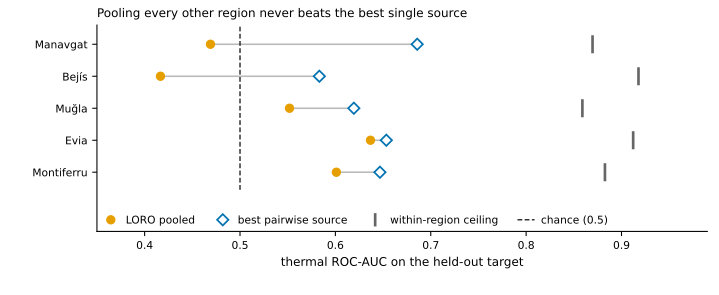

Generate this figure with Python:
#!/usr/bin/env python3
"""Figure 6b - pooled multi-region training never beats the best single source.

Leave-one-region-out: for each held-out target, the pooled model (orange circle)
against the best pairwise source (open blue diamond), with the within-region
ceiling as a grey tick. The pooled point is left of the pairwise point in every
one of the five targets - asserted, not merely drawn.

Split out of the former three-panel Fig. 6 so the panel gets the full column
width; at ~34 mm it needed a two-line title and its legend overflowed the axes.

Data: paper/figures/data/fig_data.json. Asserts in _fig6_common.py.
"""
import json
import sys
from pathlib import Path

import matplotlib
matplotlib.use("Agg")
import matplotlib.pyplot as plt

sys.path.insert(0, str(Path(__file__).resolve().parent))
from _layout_check import check as layout_check
from _fig6_common import (HERE, MM, BLUE, ORANGE, GREY, FS_BODY, FS_TICK,
                          LABEL, loro, style_axes, chance_segment, save)

plt.rcParams.update({"svg.fonttype": "none", "pdf.fonttype": 42})
fig = plt.figure(figsize=(190 * MM, 78 * MM))
ax = fig.add_axes([0.135, 0.215, 0.850, 0.700])

data_artists = []
ys = list(range(len(loro)))[::-1]
for r, y in zip(loro, ys):
    ax.plot([r["loro_raw"], r["best_pairwise"]], [y, y], color="#BBBBBB", lw=1.2,
            zorder=1)
    mp, = ax.plot(r["best_pairwise"], y, marker="D", mfc="white", mec=BLUE,
                  ms=6.0, mew=1.3, zorder=3)
    ml, = ax.plot(r["loro_raw"], y, marker="o", mfc=ORANGE, mec=ORANGE, ms=6.0,
                  zorder=3)
    tb, = ax.plot([r["within"], r["within"]], [y - 0.24, y + 0.24], color=GREY,
                  lw=2.0, zorder=2)
    data_artists += [(mp, f"pairwise:{r['target']}"), (ml, f"loro:{r['target']}"),
                     (tb, f"within:{r['target']}")]

N = len(loro)
data_artists.append((chance_segment(ax, -0.55, N - 0.45), "chance"))

ax.set_yticks(ys, [LABEL[r["target"]] for r in loro], fontsize=FS_BODY)
ax.set_xlim(0.35, 0.99)
ax.set_ylim(-1.85, N - 0.4)
ax.set_xticks([0.4, 0.5, 0.6, 0.7, 0.8, 0.9])
ax.set_xlabel("thermal ROC-AUC on the held-out target", fontsize=FS_BODY)
ax.set_title("Pooling every other region never beats the best single source",
             fontsize=FS_BODY, loc="left")
style_axes(ax)

hL = plt.Line2D([], [], marker="o", color=ORANGE, ls="", ms=6.0)
hP = plt.Line2D([], [], marker="D", mfc="white", mec=BLUE, ls="", ms=6.0, mew=1.3)
hW = plt.Line2D([], [], color=GREY, lw=0, marker="|", ms=10, mew=2.0)
hC = plt.Line2D([], [], color="black", lw=0.9, ls=(0, (4, 2)))
ax.legend([hL, hP, hW, hC],
          ["LORO pooled", "best pairwise source", "within-region ceiling",
           "chance (0.5)"],
          fontsize=FS_TICK, frameon=False, loc="lower left",
          bbox_to_anchor=(0.0, 0.0), ncol=4, handlelength=1.6,
          columnspacing=1.8, handletextpad=0.6, borderpad=0.0)

problems = layout_check(fig, "Fig. 6b - LORO pooling", min_gap_pt=2.0,
                        min_font_pt=8.0, data_artists=data_artists)
save(fig, "fig6b_loro", "--preview" in sys.argv)

(HERE / "fig6b_provenance.json").write_text(json.dumps({
    "figure": "Fig. 6b - pooled (LORO) training never beats the best single source",
    "script": "paper/figures/fig6b_loro.py",
    "data": "paper/figures/data/fig_data.json (loro_pooled_transfer.json; sha256 inside)",
    "asserts": "loro_raw < best_pairwise for all five targets; Manavgat pooled 0.469 "
               "(_fig6_common.py)",
    "legend": "in a reserved band below the plotted rows; chance drawn as a segment over the "
              "data rows only",
    "canvas_mm": [190, 78],
    "column": "double (190 mm)",
    "font_pt": {"body": FS_BODY, "minimum": FS_TICK},
    "layout_check": f"paper/figures/_layout_check.py; {len(problems)} problems at build time; "
                    f"{len(data_artists)} data artists registered",
    "environment": f"matplotlib {matplotlib.__version__}",
}, indent=1, ensure_ascii=False))
print("fig6b written; LORO below best pairwise in all", len(loro), "targets")
